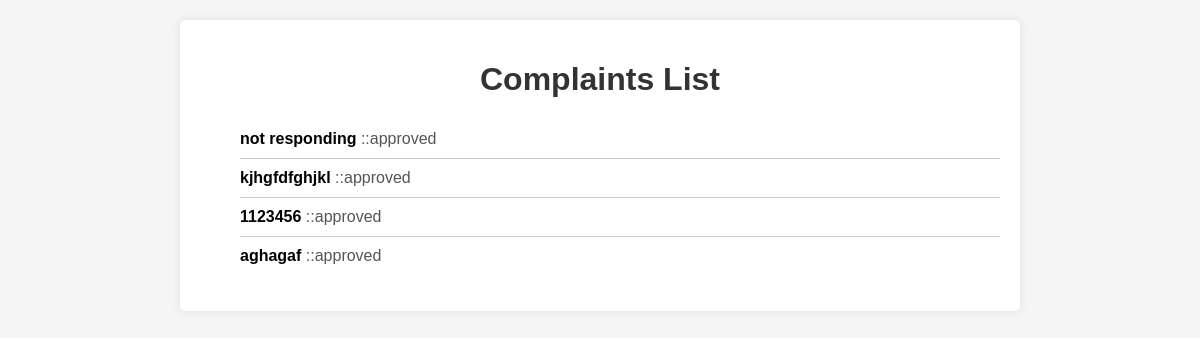
The page /checkcomplaints (signed in) on the database its author committed.
### app/models.py (models this page shows, shortened)
class Complaint(models.Model):
    complainant = models.ForeignKey(User, on_delete=models.CASCADE)
    description = models.TextField()
    date_time = models.DateTimeField(auto_now_add=True)
    status_option={
        ("pending","pending"),
        ("approved","approved")
    }
    status=models.CharField(max_length=200,choices=status_option,default="pending")

### app/views.py (the view)
# urls.py: path("checkcomplaints",UserComplaintListView.as_view(),name="checkcomplaint"),
@method_decorator(decs,name="dispatch")
class UserComplaintListView(ListView):
    model = Complaint
    template_name = 'complaint_list.html'
    context_object_name = 'complaints'
    def get_queryset(self):
        qs=Complaint.objects.filter(complainant=self.request.user)
        return qs

### app/decorator.py (called while the page is built)
def login_required(fn):
    def wrapper(request,*args,**kwargs):
        if not request.user.is_authenticated:
            messages.error(request,"invalid session")
            return redirect("signin")
        else:
            return fn(request,*args,**kwargs)
    return wrapper

### app/templates/complaint_list.html (shortened to what this page needs)
<!DOCTYPE html>
<html lang="en">
<head>
</head>
<body>
    <div class="container">
        <h1>Complaints List</h1>
        <ul class="complaints">
            {% for complaint in complaints %}
                <li class="complaint">
                    <span class="description">{{ complaint.description }}</span>
                    <span class="status">::{{ complaint.status }}</span>
                </li>
            {% endfor %}
        </ul>
    </div>
</body>
</html>

### app/templates/complaint_list.html (style rules this page uses)
body { font-family: Arial, sans-serif; background-color: #f5f5f5; margin: 0; padding: 0; }
.container { max-width: 800px; margin: 20px auto; padding: 20px; background-color: #fff; border-radius: 5px; box-shadow: 0 0 10px rgba(0, 0, 0, 0.1); }
h1 { text-align: center; color: #333; }
.complaint { border-bottom: 1px solid #ccc; padding: 10px 0; list-style: none; margin: 0; }
.complaint:last-child { border-bottom: none; }
.description { font-weight: bold; }
.status { color: #555; }

### rows shown on the page
Complaint: description "not responding", status "approved"
Complaint: description "kjhgfdfghjkl", status "approved"
Complaint: description "1123456", status "approved"
Complaint: description "aghagaf", status "approved"
